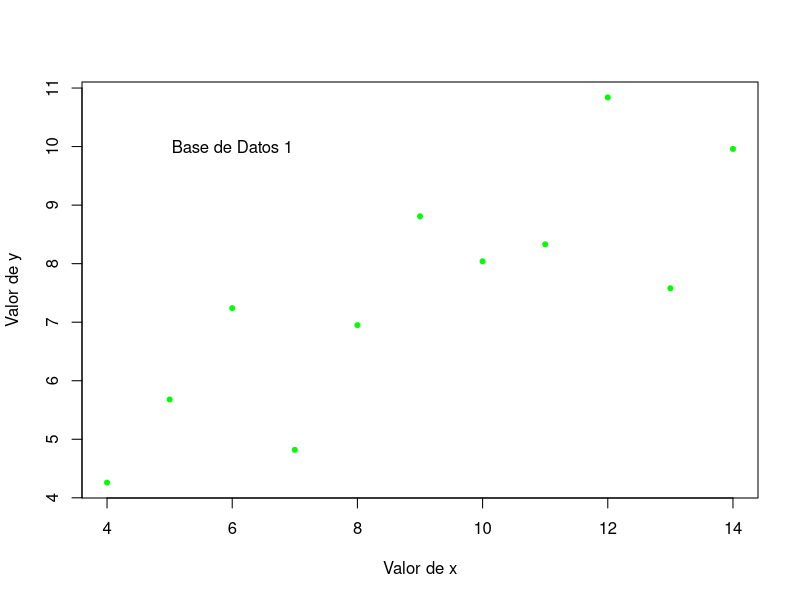
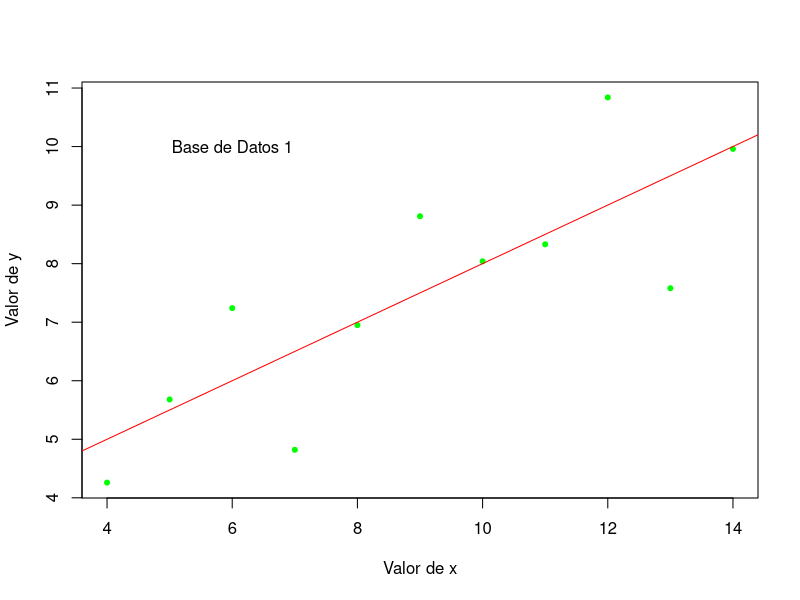
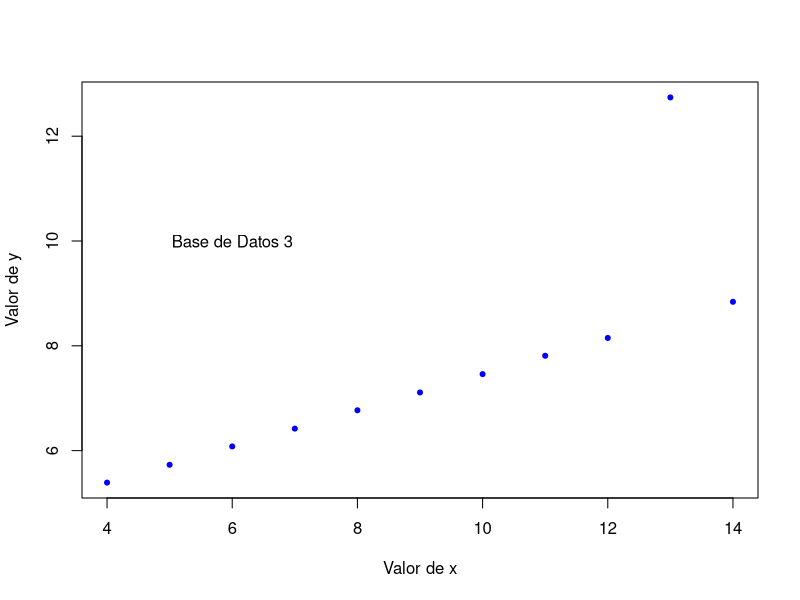

R code for these plots, in order: (Note: this script raises an error after producing the figures.)
# DASL
# 1722669
# 26/09/2023

# Base de datos en R

# Conjunto I

x1 <- c(10,8,13,9,11,14,6,4,12,7,5)
y1 <- c(8.04, 6.95, 7.58, 8.81, 8.33, 9.96, 7.24, 4.26, 10.84, 4.82, 5.68)

DB1 <- data.frame(x1,y1)
mean (DB1$x1) ; var(DB1$x1)
mean (DB1$y1) ; var(DB1$y1)
cor.test(DB1$x1, DB1$y1)

plot(DB1$x1, DB1$y1,
     col = "green",
     pch = 20,
     xlab = "Valor de x",
     ylab = "Valor de y")
text(6,10,"Base de Datos 1")
     
DB1.lm <- lm(DB1$y1 ~ DB1$x1)
DB1.lm
summary(DB1.lm)
DB1.lm$fitted.values
DB1.lm$coefficients

DB1$Ajustados <- round(DB1.lm$fitted.values, 2)
DB1$ForAjus <- 3.0 + 0.5*DB1$x1

# Agregar la línea de tendencia central con la función abline
plot(DB1$x1, DB1$y1,
     col = "green",
     pch = 20,
     xlab = "Valor de x",
     ylab = "Valor de y")
text(6,10,"Base de Datos 1")
abline(DB1.lm, col = "red")

DB1.lm$residuals
sum(DB1.lm$residuals)

# Conjunto III 

x3 <- c(10,8,13,9,11,14,6,4,12,7,5)
y3 <- c(7.46,6.77, 12.74, 7.11, 7.81, 8.84, 6.08, 5.39, 8.15, 6.42, 5.73)

DB3 <- data.frame(x3,y3)
mean(DB3$x3) ; var(DB3$x3)
mean(DB3$y3) ; var(DB3$y3)
cor.test(DB3$x3, DB3$y3)

plot (DB3$x3, DB3$y3,
     col = "blue",
     pch = 20,
     xlab = "Valor de x",
     ylab = "Valor de y")
text(6,10,"Base de Datos 3")

DB3.lm <- lm(DB3$y3 ~ DB3$x3)
DB3.lm
summary(DB3.lm)
DB3.lm$fitted.values
DB3.lm$coefficients

DB3$Ajustados <- round(DB3.lm$fitted.values, 2)
DB3$ForAjus <- 3.0 + 0.49*DB3$x1

# Agregar la línea de tendencia central con la función abline
plot (DB3$x3, DB3$y3,
      col = "blue",
      pch = 20,
      xlab = "Valor de x",
      ylab = "Valor de y")
text(6,10,"Base de Datos 3")
abline(DB3.lm, col = "red")


DB3.lm$residuals
sum(DB3.lm$residuals)
